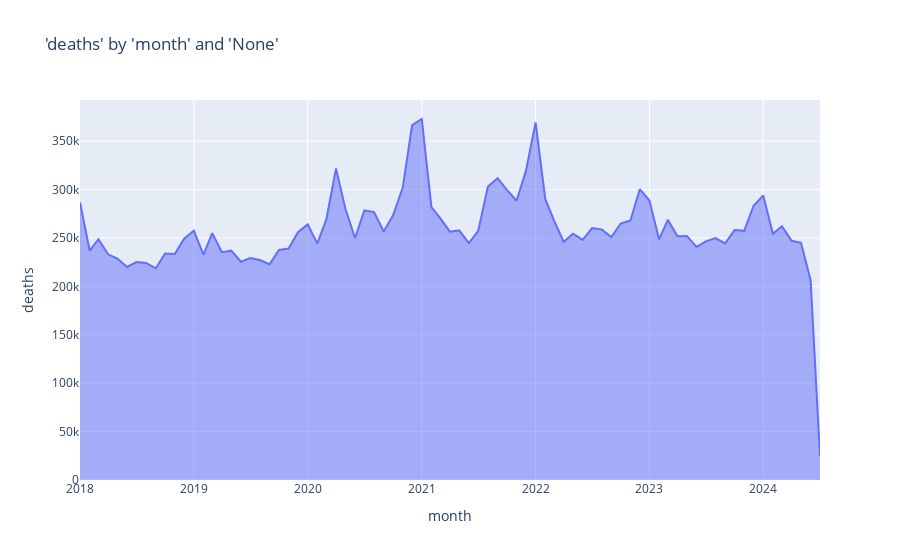

This figure's notebook cell:
### Markdown cell above
### Chart

### Code cell
charters.chart(
    df=cod_monthly,
    x_axis="month",
    y_axis="deaths",
    type="area",
)
